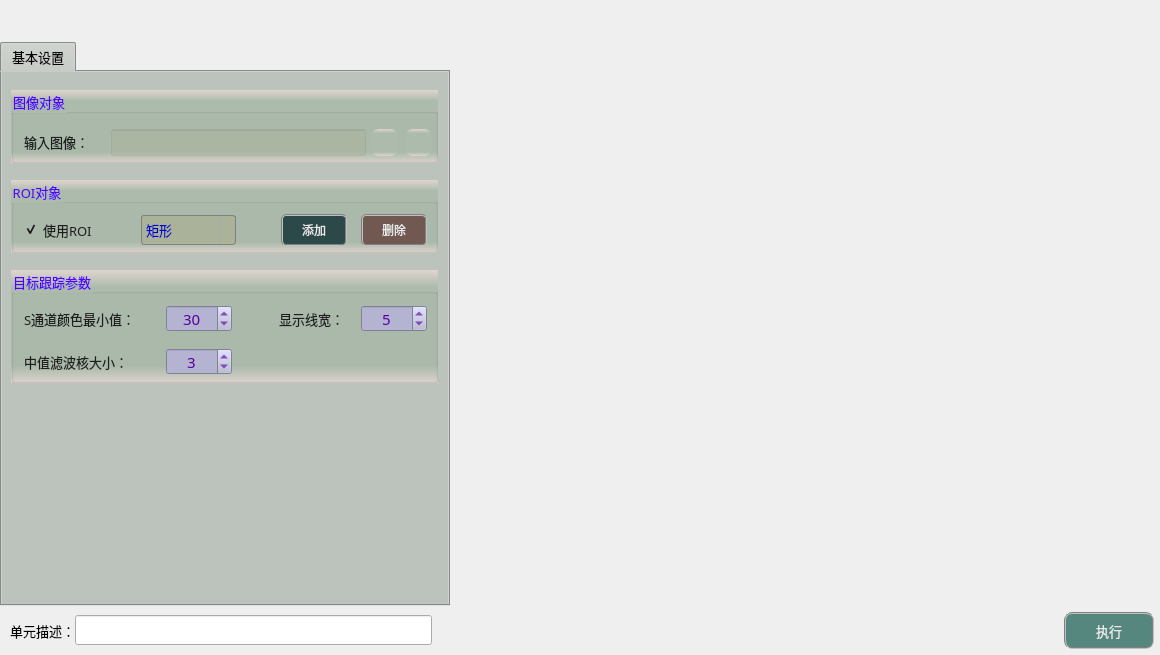
<?xml version="1.0" encoding="UTF-8"?>
<ui version="4.0">
 <class>frmCamShiftTrackClass</class>
 <widget class="QDialog" name="frmCamShiftTrackClass">
  <property name="geometry">
   <rect>
    <x>0</x>
    <y>0</y>
    <width>1160</width>
    <height>655</height>
   </rect>
  </property>
  <property name="sizePolicy">
   <sizepolicy hsizetype="Fixed" vsizetype="Fixed">
    <horstretch>0</horstretch>
    <verstretch>0</verstretch>
   </sizepolicy>
  </property>
  <property name="minimumSize">
   <size>
    <width>1160</width>
    <height>655</height>
   </size>
  </property>
  <property name="maximumSize">
   <size>
    <width>1160</width>
    <height>655</height>
   </size>
  </property>
  <property name="windowTitle">
   <string>目标跟踪</string>
  </property>
  <property name="styleSheet">
   <string notr="true">QCheckBox{
    color: rgb(30, 30, 30);
	border-style: flat;
	background: transparent;
}
QCheckBox::indicator {
    width: 17px;
    height: 17px;    
}
QCheckBox::indicator::unchecked {
    image: url(:/resource/untick.png);
}
QCheckBox::indicator::checked {
    image: url(:/resource/tick.png);
};</string>
  </property>
  <layout class="QGridLayout" name="gridLayout">
   <property name="leftMargin">
    <number>0</number>
   </property>
   <property name="topMargin">
    <number>0</number>
   </property>
   <property name="rightMargin">
    <number>0</number>
   </property>
   <property name="bottomMargin">
    <number>0</number>
   </property>
   <property name="spacing">
    <number>1</number>
   </property>
   <item row="3" column="0" colspan="3">
    <layout class="QHBoxLayout" name="horizontalLayout">
     <property name="spacing">
      <number>0</number>
     </property>
     <property name="bottomMargin">
      <number>6</number>
     </property>
     <item>
      <spacer name="horizontalSpacer">
       <property name="orientation">
        <enum>Qt::Horizontal</enum>
       </property>
       <property name="sizeType">
        <enum>QSizePolicy::Fixed</enum>
       </property>
       <property name="sizeHint" stdset="0">
        <size>
         <width>10</width>
         <height>20</height>
        </size>
       </property>
      </spacer>
     </item>
     <item>
      <widget class="QLabel" name="label_3">
       <property name="sizePolicy">
        <sizepolicy hsizetype="Fixed" vsizetype="Fixed">
         <horstretch>0</horstretch>
         <verstretch>0</verstretch>
        </sizepolicy>
       </property>
       <property name="maximumSize">
        <size>
         <width>83</width>
         <height>25</height>
        </size>
       </property>
       <property name="font">
        <font>
         <family>微软雅黑</family>
         <pointsize>10</pointsize>
        </font>
       </property>
       <property name="styleSheet">
        <string notr="true">background-color: rgba(255, 255, 255, 0);</string>
       </property>
       <property name="text">
        <string>单元描述：</string>
       </property>
      </widget>
     </item>
     <item>
      <widget class="QLineEdit" name="txtDescribe">
       <property name="sizePolicy">
        <sizepolicy hsizetype="Fixed" vsizetype="Fixed">
         <horstretch>0</horstretch>
         <verstretch>0</verstretch>
        </sizepolicy>
       </property>
       <property name="minimumSize">
        <size>
         <width>357</width>
         <height>30</height>
        </size>
       </property>
       <property name="maximumSize">
        <size>
         <width>16777215</width>
         <height>30</height>
        </size>
       </property>
       <property name="font">
        <font>
         <family>微软雅黑</family>
         <pointsize>10</pointsize>
        </font>
       </property>
      </widget>
     </item>
     <item>
      <spacer name="horizontalSpacer_8">
       <property name="orientation">
        <enum>Qt::Horizontal</enum>
       </property>
       <property name="sizeHint" stdset="0">
        <size>
         <width>40</width>
         <height>20</height>
        </size>
       </property>
      </spacer>
     </item>
     <item>
      <widget class="QPushButton" name="btnExecute">
       <property name="minimumSize">
        <size>
         <width>90</width>
         <height>37</height>
        </size>
       </property>
       <property name="font">
        <font>
         <family>微软雅黑</family>
         <pointsize>10</pointsize>
        </font>
       </property>
       <property name="styleSheet">
        <string notr="true">QWidget{ background-color: rgb(85, 135, 127);}
QWidget{ color: rgb(235, 235, 235);}
QWidget{ border: 2px groove gray;border-radius: 8px;padding: 2px 4px;}
QPushButton:hover{ background-color: rgb(85, 155, 127);}
QPushButton:pressed{background-color: rgb(85, 175, 127);}</string>
       </property>
       <property name="text">
        <string>执行</string>
       </property>
      </widget>
     </item>
     <item>
      <spacer name="horizontalSpacer_2">
       <property name="orientation">
        <enum>Qt::Horizontal</enum>
       </property>
       <property name="sizeType">
        <enum>QSizePolicy::Fixed</enum>
       </property>
       <property name="sizeHint" stdset="0">
        <size>
         <width>6</width>
         <height>20</height>
        </size>
       </property>
      </spacer>
     </item>
    </layout>
   </item>
   <item row="0" column="2">
    <spacer name="verticalSpacer">
     <property name="orientation">
      <enum>Qt::Vertical</enum>
     </property>
     <property name="sizeType">
      <enum>QSizePolicy::Fixed</enum>
     </property>
     <property name="sizeHint" stdset="0">
      <size>
       <width>20</width>
       <height>42</height>
      </size>
     </property>
    </spacer>
   </item>
   <item row="1" column="1">
    <spacer name="horizontalSpacer_3">
     <property name="orientation">
      <enum>Qt::Horizontal</enum>
     </property>
     <property name="sizeType">
      <enum>QSizePolicy::Fixed</enum>
     </property>
     <property name="sizeHint" stdset="0">
      <size>
       <width>3</width>
       <height>20</height>
      </size>
     </property>
    </spacer>
   </item>
   <item row="2" column="0">
    <spacer name="verticalSpacer_4">
     <property name="orientation">
      <enum>Qt::Vertical</enum>
     </property>
     <property name="sizeType">
      <enum>QSizePolicy::Fixed</enum>
     </property>
     <property name="sizeHint" stdset="0">
      <size>
       <width>20</width>
       <height>5</height>
      </size>
     </property>
    </spacer>
   </item>
   <item row="0" column="0">
    <spacer name="verticalSpacer_2">
     <property name="orientation">
      <enum>Qt::Vertical</enum>
     </property>
     <property name="sizeType">
      <enum>QSizePolicy::Fixed</enum>
     </property>
     <property name="sizeHint" stdset="0">
      <size>
       <width>20</width>
       <height>42</height>
      </size>
     </property>
    </spacer>
   </item>
   <item row="1" column="2">
    <layout class="QGridLayout" name="imageLayout">
     <property name="spacing">
      <number>1</number>
     </property>
    </layout>
   </item>
   <item row="1" column="0">
    <widget class="QTabWidget" name="tabWidget">
     <property name="sizePolicy">
      <sizepolicy hsizetype="Fixed" vsizetype="Expanding">
       <horstretch>0</horstretch>
       <verstretch>0</verstretch>
      </sizepolicy>
     </property>
     <property name="minimumSize">
      <size>
       <width>450</width>
       <height>550</height>
      </size>
     </property>
     <property name="maximumSize">
      <size>
       <width>16777215</width>
       <height>16777215</height>
      </size>
     </property>
     <property name="font">
      <font>
       <family>微软雅黑</family>
       <pointsize>10</pointsize>
      </font>
     </property>
     <property name="styleSheet">
      <string notr="true">background-color: #bcc2bc;</string>
     </property>
     <property name="currentIndex">
      <number>0</number>
     </property>
     <widget class="QWidget" name="tab">
      <attribute name="title">
       <string>基本设置</string>
      </attribute>
      <widget class="QGroupBox" name="groupCamera">
       <property name="geometry">
        <rect>
         <x>9</x>
         <y>18</y>
         <width>427</width>
         <height>73</height>
        </rect>
       </property>
       <property name="font">
        <font>
         <family>微软雅黑</family>
         <pointsize>10</pointsize>
        </font>
       </property>
       <property name="styleSheet">
        <string notr="true">background-color: qlineargradient(x1:0, y1:0, x2:0, y2:1, stop:0 #dfd5cf, stop: 0.15 #acbbac, stop: 0.85 #acbbac,stop:1 #dfd5cf);
color: rgb(85, 0, 255);</string>
       </property>
       <property name="title">
        <string>图像对象</string>
       </property>
       <widget class="QLabel" name="label_4">
        <property name="geometry">
         <rect>
          <x>13</x>
          <y>42</y>
          <width>79</width>
          <height>19</height>
         </rect>
        </property>
        <property name="font">
         <font>
          <family>微软雅黑</family>
          <pointsize>10</pointsize>
         </font>
        </property>
        <property name="styleSheet">
         <string notr="true">color: rgb(30, 30, 30);
background: transparent;</string>
        </property>
        <property name="text">
         <string>输入图像：</string>
        </property>
       </widget>
       <widget class="QLineEdit" name="txtLinkImage">
        <property name="geometry">
         <rect>
          <x>100</x>
          <y>39</y>
          <width>255</width>
          <height>27</height>
         </rect>
        </property>
        <property name="font">
         <font>
          <family>微软雅黑</family>
          <pointsize>10</pointsize>
         </font>
        </property>
        <property name="toolTip">
         <string>三通道</string>
        </property>
        <property name="styleSheet">
         <string notr="true">color: rgb(0, 0, 200);
background-color: rgba(170, 170, 127,50);</string>
        </property>
        <property name="alignment">
         <set>Qt::AlignCenter</set>
        </property>
        <property name="readOnly">
         <bool>true</bool>
        </property>
       </widget>
       <widget class="QPushButton" name="btnLinkImage">
        <property name="geometry">
         <rect>
          <x>360</x>
          <y>39</y>
          <width>27</width>
          <height>27</height>
         </rect>
        </property>
        <property name="toolTip">
         <string>链接图像</string>
        </property>
        <property name="styleSheet">
         <string notr="true">QWidget{ border:none;border-radius: 8px;padding: 2px 4px;}
QPushButton:hover{ background-color: rgba(85, 150, 127, 100);}
QPushButton:pressed{background-color: rgba(85, 180, 127, 160);}</string>
        </property>
        <property name="text">
         <string/>
        </property>
        <property name="icon">
         <iconset resource="sub_res.qrc">
          <normaloff>:/resource/link.png</normaloff>:/resource/link.png</iconset>
        </property>
        <property name="iconSize">
         <size>
          <width>27</width>
          <height>27</height>
         </size>
        </property>
       </widget>
       <widget class="QPushButton" name="btnDelLinkImage">
        <property name="geometry">
         <rect>
          <x>394</x>
          <y>39</y>
          <width>27</width>
          <height>27</height>
         </rect>
        </property>
        <property name="toolTip">
         <string>删除图像链接</string>
        </property>
        <property name="styleSheet">
         <string notr="true">QWidget{ border:none;border-radius: 8px;padding: 2px 4px;}
QPushButton:hover{ background-color: rgba(226, 142, 162, 100);}
QPushButton:pressed{background-color: rgba(226, 172, 162, 200);}</string>
        </property>
        <property name="text">
         <string/>
        </property>
        <property name="icon">
         <iconset resource="sub_res.qrc">
          <normaloff>:/resource/del_link.png</normaloff>:/resource/del_link.png</iconset>
        </property>
        <property name="iconSize">
         <size>
          <width>27</width>
          <height>27</height>
         </size>
        </property>
       </widget>
      </widget>
      <widget class="QGroupBox" name="groupCamera_8">
       <property name="geometry">
        <rect>
         <x>9</x>
         <y>108</y>
         <width>427</width>
         <height>73</height>
        </rect>
       </property>
       <property name="font">
        <font>
         <family>微软雅黑</family>
         <pointsize>10</pointsize>
        </font>
       </property>
       <property name="styleSheet">
        <string notr="true">background-color: qlineargradient(x1:0, y1:0, x2:0, y2:1, stop:0 #dfd5cf, stop: 0.15 #acbbac, stop: 0.85 #acbbac,stop:1 #dfd5cf);
color: rgb(85, 0, 255);</string>
       </property>
       <property name="title">
        <string>ROI对象</string>
       </property>
       <widget class="QComboBox" name="comboROIShape">
        <property name="geometry">
         <rect>
          <x>130</x>
          <y>35</y>
          <width>95</width>
          <height>30</height>
         </rect>
        </property>
        <property name="font">
         <font>
          <family>微软雅黑</family>
          <pointsize>10</pointsize>
         </font>
        </property>
        <property name="styleSheet">
         <string notr="true">QComboBox {
    border: 1px solid gray;
    border-radius: 3px;  
    min-width: 5em;
    color: rgb(0, 0, 200);
	background-color: rgba(170, 170, 127,100);
}
QComboBox::drop-down {
    subcontrol-origin: padding;
    subcontrol-position: top right;
    width: 15px; 
    border-left-width: 1px;
    border-left-color: darkgray;
    border-left-style: solid;
    border-top-right-radius: 3px;
    border-bottom-right-radius: 3px;
}

QComboBox::down-arrow {
    image: url(:/resource/down.png);
} 
QComboBox::down-arrow:on {
    top: 1px;
    left: 1px;
}</string>
        </property>
        <item>
         <property name="text">
          <string>矩形</string>
         </property>
        </item>
       </widget>
       <widget class="QPushButton" name="btnAddROI">
        <property name="geometry">
         <rect>
          <x>270</x>
          <y>34</y>
          <width>66</width>
          <height>32</height>
         </rect>
        </property>
        <property name="sizePolicy">
         <sizepolicy hsizetype="Fixed" vsizetype="Fixed">
          <horstretch>0</horstretch>
          <verstretch>0</verstretch>
         </sizepolicy>
        </property>
        <property name="minimumSize">
         <size>
          <width>60</width>
          <height>30</height>
         </size>
        </property>
        <property name="font">
         <font>
          <family>微软雅黑</family>
          <pointsize>9</pointsize>
         </font>
        </property>
        <property name="styleSheet">
         <string notr="true">QWidget{ background-color: rgba(9, 42, 47, 200);}
QWidget{ color: rgb(235, 235, 235);}
QWidget{ border: 2px groove gray;border-radius: 5px;padding: 2px 4px;}
QPushButton:hover{ background-color: rgb(9, 62, 52);}
QPushButton:pressed{background-color: rgb(9, 82, 72);}</string>
        </property>
        <property name="text">
         <string>添加</string>
        </property>
       </widget>
       <widget class="QPushButton" name="btnDeleteROI">
        <property name="geometry">
         <rect>
          <x>350</x>
          <y>34</y>
          <width>66</width>
          <height>32</height>
         </rect>
        </property>
        <property name="minimumSize">
         <size>
          <width>60</width>
          <height>30</height>
         </size>
        </property>
        <property name="font">
         <font>
          <family>微软雅黑</family>
          <pointsize>9</pointsize>
         </font>
        </property>
        <property name="styleSheet">
         <string notr="true">QWidget{ background-color: rgba(97, 63, 56, 200);}
QWidget{ color: rgb(235, 235, 235);}
QWidget{ border: 2px groove gray;border-radius: 5px;padding: 2px 4px;}
QPushButton:hover{ background-color: rgb(97, 83, 76);}
QPushButton:pressed{background-color: rgb(117, 83, 96);}</string>
        </property>
        <property name="text">
         <string>删除</string>
        </property>
       </widget>
       <widget class="QCheckBox" name="checkUseROI">
        <property name="enabled">
         <bool>false</bool>
        </property>
        <property name="geometry">
         <rect>
          <x>13</x>
          <y>36</y>
          <width>93</width>
          <height>27</height>
         </rect>
        </property>
        <property name="sizePolicy">
         <sizepolicy hsizetype="Fixed" vsizetype="Fixed">
          <horstretch>0</horstretch>
          <verstretch>0</verstretch>
         </sizepolicy>
        </property>
        <property name="font">
         <font>
          <family>微软雅黑</family>
          <pointsize>10</pointsize>
         </font>
        </property>
        <property name="styleSheet">
         <string notr="true">color: rgb(30, 30, 30);
background: transparent;</string>
        </property>
        <property name="text">
         <string>使用ROI</string>
        </property>
        <property name="iconSize">
         <size>
          <width>22</width>
          <height>22</height>
         </size>
        </property>
        <property name="checked">
         <bool>true</bool>
        </property>
       </widget>
      </widget>
      <widget class="QGroupBox" name="groupCamera_2">
       <property name="geometry">
        <rect>
         <x>9</x>
         <y>198</y>
         <width>427</width>
         <height>113</height>
        </rect>
       </property>
       <property name="font">
        <font>
         <family>微软雅黑</family>
         <pointsize>10</pointsize>
        </font>
       </property>
       <property name="styleSheet">
        <string notr="true">background-color: qlineargradient(x1:0, y1:0, x2:0, y2:1, stop:0 #dfd5cf, stop: 0.15 #acbbac, stop: 0.85 #acbbac,stop:1 #dfd5cf);
color: rgb(85, 0, 255);</string>
       </property>
       <property name="title">
        <string>目标跟踪参数</string>
       </property>
       <widget class="QSpinBox" name="spinSMin">
        <property name="geometry">
         <rect>
          <x>155</x>
          <y>35</y>
          <width>66</width>
          <height>27</height>
         </rect>
        </property>
        <property name="font">
         <font>
          <family>微软雅黑</family>
          <pointsize>11</pointsize>
         </font>
        </property>
        <property name="styleSheet">
         <string notr="true">QWidget{color: rgb(85, 0, 155);background-color: rgb(180, 180, 210);}
QSpinBox::up-button{
    border:transparent;
}
QSpinBox::down-button{
    border:transparent;
}
QSpinBox::up-arrow{
    image:url(:/resource/up.png);
}
QSpinBox::down-arrow{
    image:url(:/resource/down.png);
}</string>
        </property>
        <property name="alignment">
         <set>Qt::AlignCenter</set>
        </property>
        <property name="minimum">
         <number>0</number>
        </property>
        <property name="maximum">
         <number>255</number>
        </property>
        <property name="value">
         <number>30</number>
        </property>
       </widget>
       <widget class="QLabel" name="label_5">
        <property name="geometry">
         <rect>
          <x>13</x>
          <y>38</y>
          <width>139</width>
          <height>21</height>
         </rect>
        </property>
        <property name="font">
         <font>
          <family>微软雅黑</family>
          <pointsize>10</pointsize>
          <weight>50</weight>
          <bold>false</bold>
         </font>
        </property>
        <property name="styleSheet">
         <string notr="true">color: rgb(30, 30, 30);
background: transparent;</string>
        </property>
        <property name="text">
         <string>S通道颜色最小值：</string>
        </property>
       </widget>
       <widget class="QSpinBox" name="spinKSize">
        <property name="geometry">
         <rect>
          <x>155</x>
          <y>78</y>
          <width>66</width>
          <height>27</height>
         </rect>
        </property>
        <property name="font">
         <font>
          <family>微软雅黑</family>
          <pointsize>11</pointsize>
         </font>
        </property>
        <property name="styleSheet">
         <string notr="true">QWidget{color: rgb(85, 0, 155);background-color: rgb(180, 180, 210);}
QSpinBox::up-button{
    border:transparent;
}
QSpinBox::down-button{
    border:transparent;
}
QSpinBox::up-arrow{
    image:url(:/resource/up.png);
}
QSpinBox::down-arrow{
    image:url(:/resource/down.png);
}</string>
        </property>
        <property name="alignment">
         <set>Qt::AlignCenter</set>
        </property>
        <property name="minimum">
         <number>1</number>
        </property>
        <property name="maximum">
         <number>101</number>
        </property>
        <property name="value">
         <number>3</number>
        </property>
       </widget>
       <widget class="QLabel" name="label_6">
        <property name="geometry">
         <rect>
          <x>13</x>
          <y>81</y>
          <width>177</width>
          <height>21</height>
         </rect>
        </property>
        <property name="font">
         <font>
          <family>微软雅黑</family>
          <pointsize>10</pointsize>
          <weight>50</weight>
          <bold>false</bold>
         </font>
        </property>
        <property name="styleSheet">
         <string notr="true">color: rgb(30, 30, 30);
background: transparent;</string>
        </property>
        <property name="text">
         <string>中值滤波核大小：</string>
        </property>
       </widget>
       <widget class="QSpinBox" name="spinLineW">
        <property name="geometry">
         <rect>
          <x>350</x>
          <y>35</y>
          <width>66</width>
          <height>27</height>
         </rect>
        </property>
        <property name="font">
         <font>
          <family>微软雅黑</family>
          <pointsize>11</pointsize>
         </font>
        </property>
        <property name="styleSheet">
         <string notr="true">QWidget{color: rgb(85, 0, 155);background-color: rgb(180, 180, 210);}
QSpinBox::up-button{
    border:transparent;
}
QSpinBox::down-button{
    border:transparent;
}
QSpinBox::up-arrow{
    image:url(:/resource/up.png);
}
QSpinBox::down-arrow{
    image:url(:/resource/down.png);
}</string>
        </property>
        <property name="alignment">
         <set>Qt::AlignCenter</set>
        </property>
        <property name="minimum">
         <number>1</number>
        </property>
        <property name="maximum">
         <number>20</number>
        </property>
        <property name="value">
         <number>5</number>
        </property>
       </widget>
       <widget class="QLabel" name="label_7">
        <property name="geometry">
         <rect>
          <x>268</x>
          <y>38</y>
          <width>79</width>
          <height>21</height>
         </rect>
        </property>
        <property name="font">
         <font>
          <family>微软雅黑</family>
          <pointsize>10</pointsize>
          <weight>50</weight>
          <bold>false</bold>
         </font>
        </property>
        <property name="styleSheet">
         <string notr="true">color: rgb(30, 30, 30);
background: transparent;</string>
        </property>
        <property name="text">
         <string>显示线宽：</string>
        </property>
       </widget>
       <zorder>label_5</zorder>
       <zorder>label_6</zorder>
       <zorder>spinSMin</zorder>
       <zorder>spinKSize</zorder>
       <zorder>spinLineW</zorder>
       <zorder>label_7</zorder>
      </widget>
     </widget>
    </widget>
   </item>
  </layout>
 </widget>
 <layoutdefault spacing="6" margin="11"/>
 <resources>
  <include location="sub_res.qrc"/>
  <include location="sub_res.qrc"/>
 </resources>
 <connections/>
</ui>
